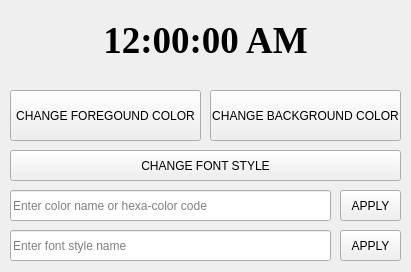
<?xml version="1.0" encoding="UTF-8"?>
<ui version="4.0">
 <class>MainWindow</class>
 <widget class="QMainWindow" name="MainWindow">
  <property name="geometry">
   <rect>
    <x>0</x>
    <y>0</y>
    <width>411</width>
    <height>272</height>
   </rect>
  </property>
  <property name="windowTitle">
   <string>CLOCK</string>
  </property>
  <widget class="QWidget" name="centralwidget">
   <widget class="QLabel" name="screen">
    <property name="geometry">
     <rect>
      <x>10</x>
      <y>10</y>
      <width>391</width>
      <height>61</height>
     </rect>
    </property>
    <property name="font">
     <font>
      <family>Times New Roman</family>
      <pointsize>28</pointsize>
      <weight>75</weight>
      <bold>true</bold>
     </font>
    </property>
    <property name="text">
     <string>12:00:00 AM</string>
    </property>
    <property name="alignment">
     <set>Qt::AlignCenter</set>
    </property>
   </widget>
   <widget class="QPushButton" name="changeFG">
    <property name="geometry">
     <rect>
      <x>10</x>
      <y>90</y>
      <width>191</width>
      <height>51</height>
     </rect>
    </property>
    <property name="text">
     <string>CHANGE FOREGOUND COLOR</string>
    </property>
   </widget>
   <widget class="QPushButton" name="changeBG">
    <property name="geometry">
     <rect>
      <x>210</x>
      <y>90</y>
      <width>191</width>
      <height>51</height>
     </rect>
    </property>
    <property name="text">
     <string>CHANGE BACKGROUND COLOR</string>
    </property>
   </widget>
   <widget class="QLineEdit" name="colorEntry">
    <property name="geometry">
     <rect>
      <x>10</x>
      <y>190</y>
      <width>321</width>
      <height>31</height>
     </rect>
    </property>
    <property name="placeholderText">
     <string>Enter color name or hexa-color code</string>
    </property>
   </widget>
   <widget class="QPushButton" name="applyTheme">
    <property name="geometry">
     <rect>
      <x>340</x>
      <y>190</y>
      <width>61</width>
      <height>31</height>
     </rect>
    </property>
    <property name="text">
     <string>APPLY</string>
    </property>
   </widget>
   <widget class="QLineEdit" name="fontEntry">
    <property name="geometry">
     <rect>
      <x>10</x>
      <y>230</y>
      <width>321</width>
      <height>31</height>
     </rect>
    </property>
    <property name="placeholderText">
     <string>Enter font style name</string>
    </property>
   </widget>
   <widget class="QPushButton" name="applyFont">
    <property name="geometry">
     <rect>
      <x>340</x>
      <y>230</y>
      <width>61</width>
      <height>31</height>
     </rect>
    </property>
    <property name="text">
     <string>APPLY</string>
    </property>
   </widget>
   <widget class="QPushButton" name="fontStyleButton">
    <property name="geometry">
     <rect>
      <x>10</x>
      <y>150</y>
      <width>391</width>
      <height>31</height>
     </rect>
    </property>
    <property name="text">
     <string>CHANGE FONT STYLE</string>
    </property>
   </widget>
  </widget>
 </widget>
 <resources/>
 <connections/>
</ui>
